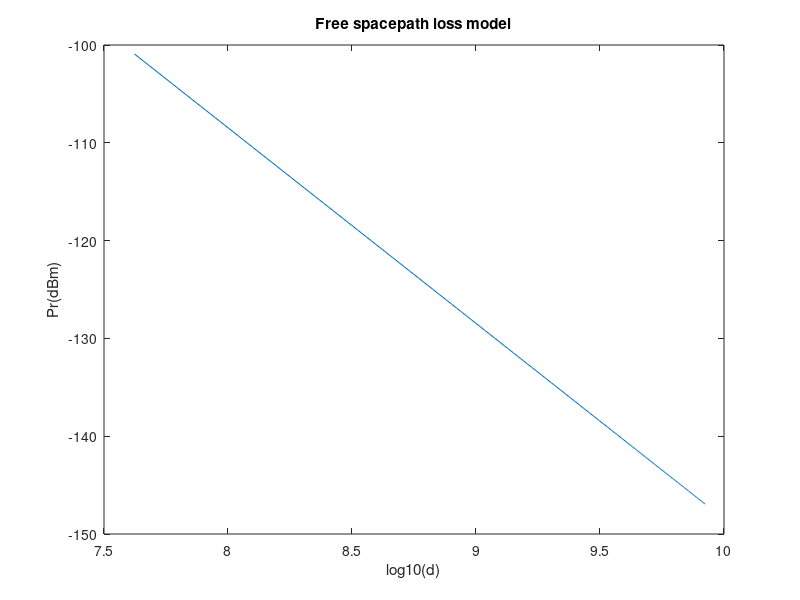

MATLAB code for this plot:
%% Friss Free Space Model
%% THEORY
% Friis free space propagation model is used to model the line-of-sight (LOS) path loss incurred in a free
% space environment, devoid of any objects that create absorption, diffraction, reflections, or any other 
% characteristic-altering phenomenon to a radiated wave.
%% CODE
PtdBm=60;
%PtdBm is the Input - transmitted power in dBm
GtdBi=20;
%GtdBm is the Gain of the transmitted antenna in dBi
GrdBi=10;
%GtdBm is the Gain of the receiver antenna in dBi
frequency=2*10^9;
%frequency is the transmitted signal frequency in Hertz
%frequency here is 2 GHz
d=41935000*(1:1:200);
%array of input distances in meters
L=1;
%L is the system loss, No loss case, L=1
%Conversion to Watts
Pt=10^((PtdBm-30)/10);
Gt=10^(GtdBi/10);
Gr=10^(GrdBi/10);
lambda=3*10^8/frequency;
%lambda is the wavelength in meters
Pr=Pt*(Gt*Gr*lambda^2)./((4*pi.*d).^2*L);
PrdBm=10*log10(Pr)+30;
plot(log10(d),PrdBm);
title('Free spacepath loss model')
xlabel('log10(d)');
ylabel('Pr(dBm)');